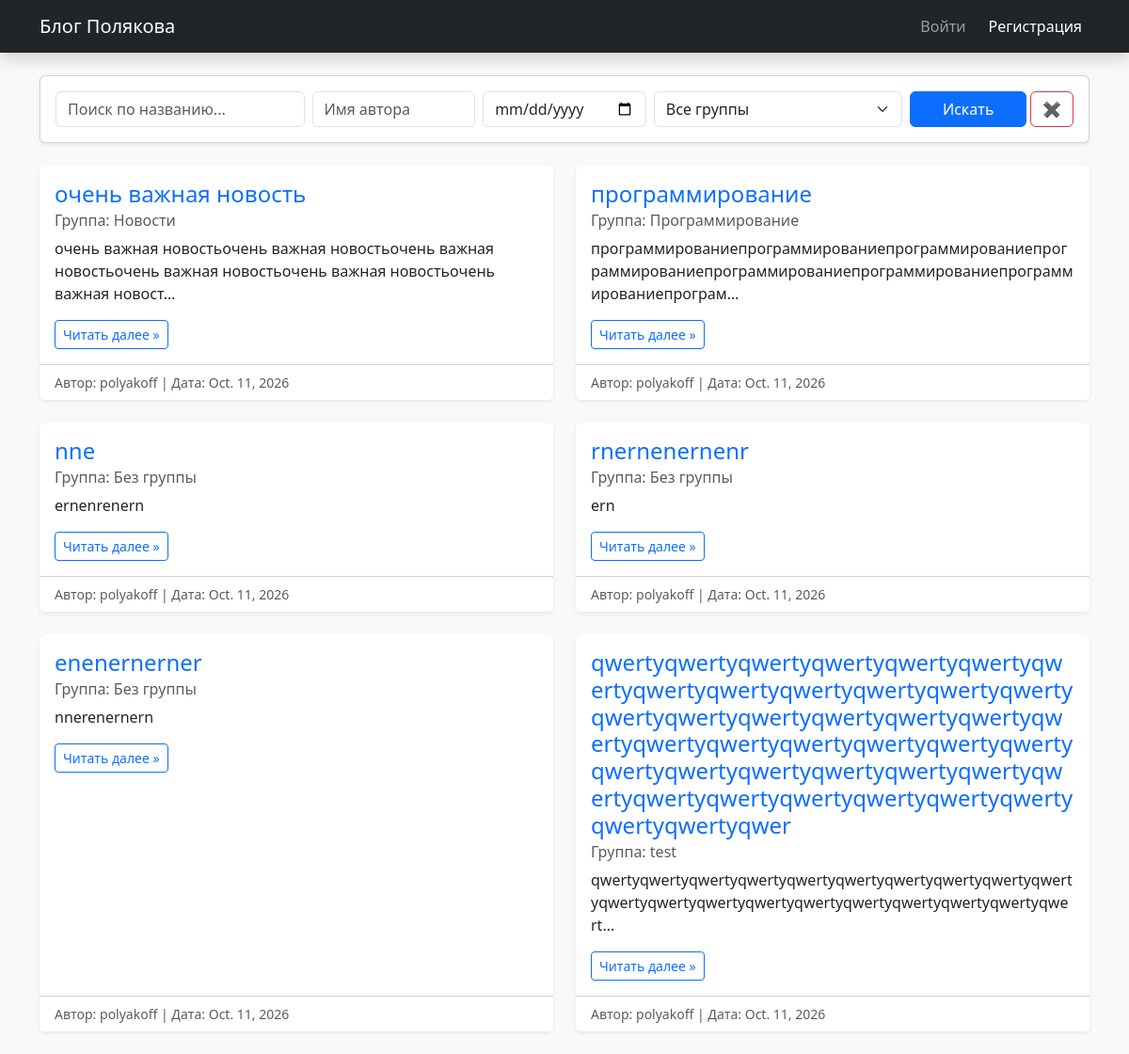
The page / on the database its author committed.
### blog/models.py (models this page shows, shortened)
class Article(models.Model):
    title = models.CharField(max_length=250, verbose_name="Название статьи")
    content = models.TextField(verbose_name="Текст статьи")
    date_published = models.DateField(auto_now_add=True, verbose_name="Дата публикации")
    author = models.ForeignKey(User, on_delete=models.CASCADE, verbose_name="Автор")
    category = models.ForeignKey(Category, on_delete=models.SET_NULL, null=True, blank=True, verbose_name="Группа")

class Category(models.Model):
    name = models.CharField(max_length=100, verbose_name="Название группы")

### blog/views.py (the view)
# urls.py: path('', views.article_list, name='article_list'),
def article_list(request):
    articles = Article.objects.all()
    categories = Category.objects.all()
    query_title = request.GET.get('title', '')
    query_author = request.GET.get('author', '')
    query_date = request.GET.get('date', '')
    query_category = request.GET.get('category', '')
    if query_title:
        articles = articles.filter(title__icontains=query_title)
    if query_author:
        articles = articles.filter(author__username__icontains=query_author)
    if query_date:
        articles = articles.filter(date_published=query_date)
    if query_category:
        articles = articles.filter(category_id=query_category)
    context = {
        'articles': articles,
        'categories': categories,
        'query_title': query_title,
        'query_author': query_author,
        'query_date': query_date,
        'query_category': query_category,
    }
    return render(request, 'blog/article_list.html', context)

### blog/templates/blog/article_list.html (shortened to what this page needs)
{% extends 'blog/base.html' %}
{% block content %}
<div class="card mb-4 shadow-sm">
    <div class="card-body">
        <form method="GET" class="row g-2 align-items-center">
            <div class="col-md-3">
                <input type="text" name="title" class="form-control" placeholder="Поиск по названию..." value="{{ query_title }}">
            </div>
            <div class="col-md-2">
                <input type="text" name="author" class="form-control" placeholder="Имя автора" value="{{ query_author }}">
            </div>
            <div class="col-md-2">
                <input type="date" name="date" class="form-control" title="Дата публикации" value="{{ query_date }}">
            </div>
            <div class="col-md-3">
                <select name="category" class="form-select">
                    <option value="">Все группы</option>
                </select>
            </div>
            <div class="col-md-2 d-flex gap-1">
                <button type="submit" class="btn btn-primary flex-grow-1">Искать</button>
                <a href="{% url 'article_list' %}" class="btn btn-outline-danger" title="Сбросить фильтры">✖</a>
            </div>
        </form>
    </div>
</div>
<div class="row">
    {% for article in articles %}
    <div class="col-md-6 mb-4">
        <div class="card h-100 shadow-sm border-0">
            <div class="card-body">
                <h4 class="card-title text-primary">{{ article.title }}</h4>
                <h6 class="card-subtitle mb-2 text-muted">Группа: {{ article.category.name|default:"Без группы" }}</h6>
                <p class="card-text text-break">{{ article.content|truncatechars:120 }}</p>
                <a href="{% url 'article_detail' article.pk %}" class="btn btn-sm btn-outline-primary">Читать далее &raquo;</a>
            </div>
            <div class="card-footer bg-white text-muted small">
                Автор: {{ article.author.username }} | Дата: {{ article.date_published }}
            </div>
        </div>
    </div>
    {% empty %}
    <div class="col-12"><p class="text-center text-muted fs-5">Статей по вашему запросу не найдено.</p></div>
    {% endfor %}
</div>
{% endblock %}

### blog/templates/blog/base.html (shortened to what this page needs)
<!DOCTYPE html>
<html lang="ru">
<head>
    <link href="https://cdn.jsdelivr.net/npm/bootstrap@5.3.0/dist/css/bootstrap.min.css" rel="stylesheet">
</head>
<body class="bg-light">
    <nav class="navbar navbar-expand-lg navbar-dark bg-dark mb-4 shadow">
        <div class="container">
            <a class="navbar-brand" href="{% url 'article_list' %}">Блог Полякова</a>
            <div class="d-flex">
                <ul class="navbar-nav ms-auto align-items-center">
                    {% if user.is_authenticated %}
                        <li class="nav-item me-3"><span class="text-warning">Привет, {{ user.username }}!</span></li>
                        {% if user.is_superuser %}
                            <li class="nav-item me-2"><a class="nav-link text-light opacity-75" href="{% url 'category_create' %}">Управление группами</a></li>
                        {% endif %}
                        <li class="nav-item"><a class="btn btn-primary text-white fw-bold px-3 py-1" href="{% url 'article_create' %}">+ Добавить статью</a></li>
                        <li class="nav-item ms-3"><a class="nav-link text-danger" href="{% url 'logout' %}">Выйти</a></li>
                    {% else %}
                        <li class="nav-item"><a class="nav-link" href="{% url 'login' %}">Войти</a></li>
                        <li class="nav-item"><a class="nav-link btn btn-primary text-white ms-2" href="{% url 'register' %}">Регистрация</a></li>
                    {% endif %}
                </ul>
            </div>
        </div>
    </nav>
    <div class="container">
        {% block content %}
        {% endblock %}
    </div>
</body>
</html>

### rows shown on the page
Article: title "очень важная новость", category.name "Новости", content "очень важная новостьочень важная новостьочень важная новостьочень важная новостьочень важная новостьочень важная новост…", author.username "polyakoff", date_published "Oct. 11, 2026"
Article: title "программирование", category.name "Программирование", content "программированиепрограммированиепрограммированиепрограммированиепрограммированиепрограммированиепрограммированиепрограм…", author.username "polyakoff", date_published "Oct. 11, 2026"
Article: title "nne", category.name "Без группы", content "ernenrenern", author.username "polyakoff", date_published "Oct. 11, 2026"
Article: title "rnernenernenr", category.name "Без группы", content "ern", author.username "polyakoff", date_published "Oct. 11, 2026"
Article: title "enenernerner", category.name "Без группы", content "nnerenernern", author.username "polyakoff", date_published "Oct. 11, 2026"
Article: title "qwertyqwertyqwertyqwertyqwertyqwertyqwertyqwertyqwertyqwertyqwertyqwertyqwertyqwertyqwertyqwertyqwertyqwertyqwertyqwertyqwertyqwertyqwertyqwertyqwertyqwertyqwertyqwertyqwertyqwertyqwertyqwertyqwertyqwertyqwertyqwertyqwertyqwertyqwertyqwertyqwertyqwer", category.name "test", content "qwertyqwertyqwertyqwertyqwertyqwertyqwertyqwertyqwertyqwertyqwertyqwertyqwertyqwertyqwertyqwertyqwertyqwertyqwertyqwert…", author.username "polyakoff", date_published "Oct. 11, 2026"
